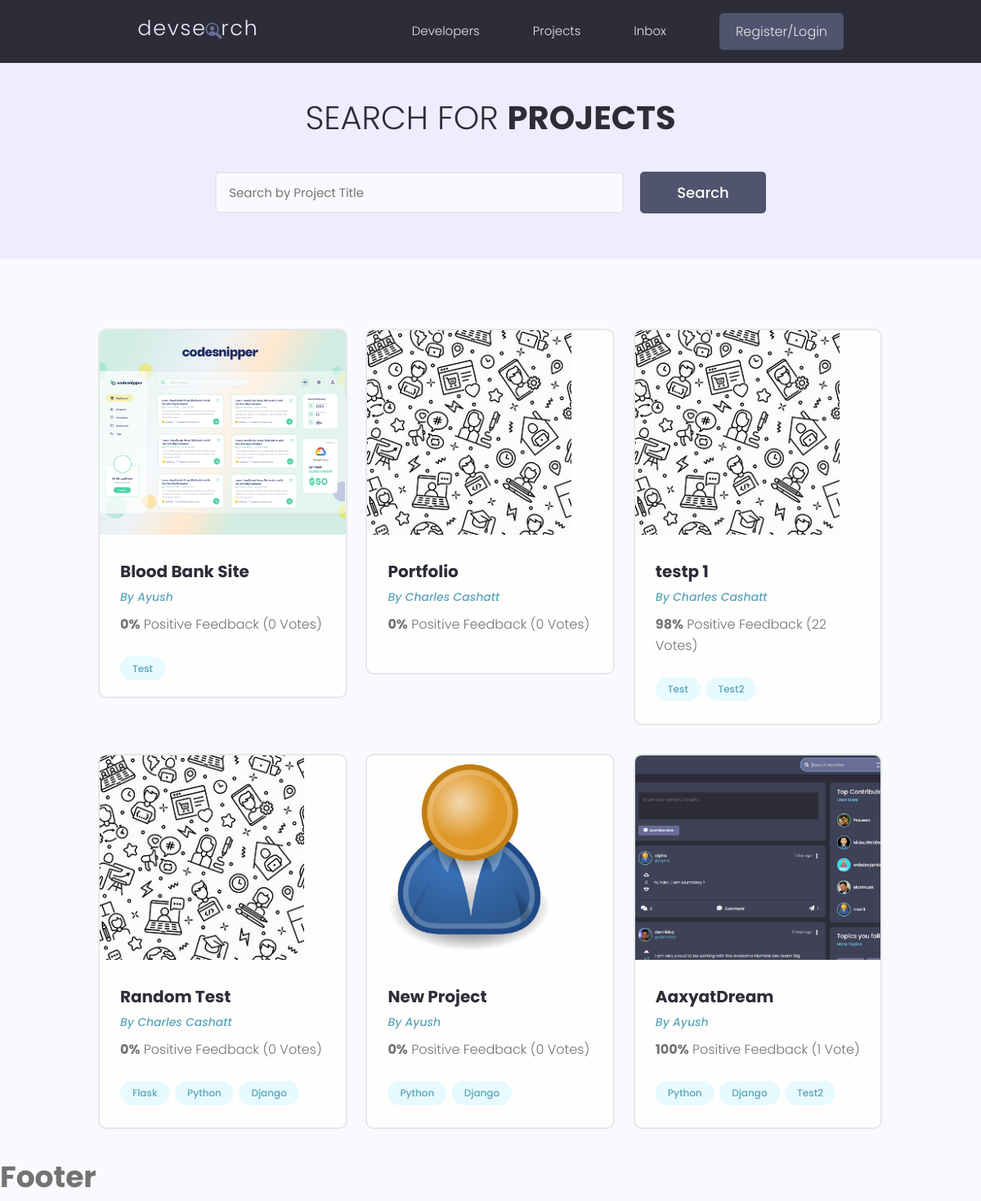
The page /projects/ on the database as committed earlier.
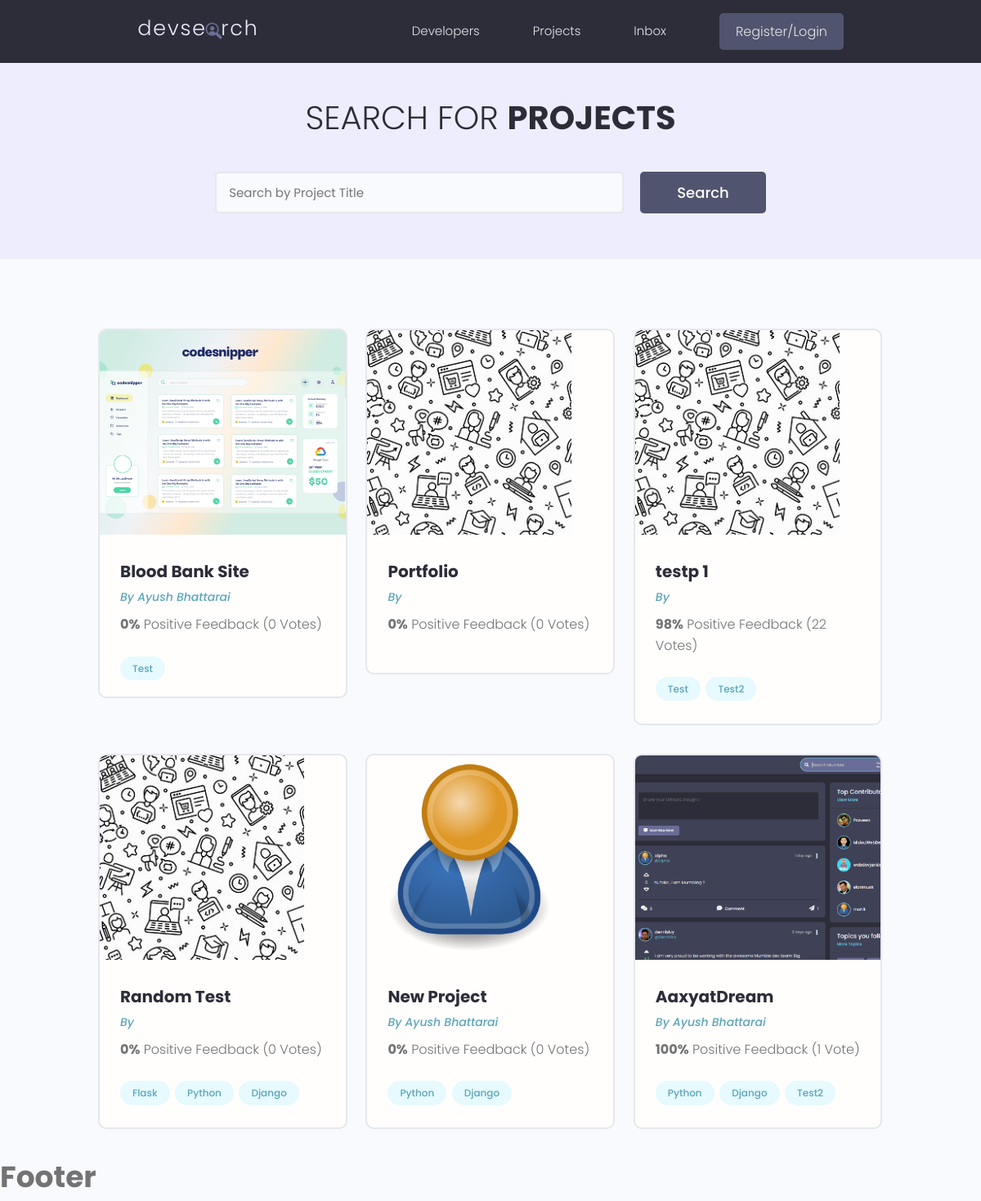
The same page on the database as committed later.
### projects/models.py (models this page shows, shortened)
class Project(models.Model):
    owner = models.ForeignKey(Profile, null=True, blank=True, on_delete=models.SET_NULL)
    id = models.UUIDField(default=uuid4, unique=True, primary_key=True, editable=False)
    title = models.CharField(max_length=255)
    description = models.TextField(blank=True, null=True, max_length=10000)
    featured_image = models.ImageField(null=True,blank=True, default="pattern.jpg")
    demo_link = models.CharField(max_length=2000, null=True, blank=True)
    source_link = models.CharField(max_length=2000, null=True, blank=True)
    created_at = models.DateTimeField(auto_now_add=True)
    tags = models.ManyToManyField('Tag', blank=True)
    vote_total = models.IntegerField(default=0,null=True, blank=True)
    vote_ratio = models.IntegerField(default=0,null=True, blank=True)

### users/models.py (models this page shows, shortened)
class Profile(models.Model):
    id = models.UUIDField(default=uuid4, unique=True, primary_key=True, editable=False)
    created_at = models.DateTimeField(auto_now_add=True)
    user = models.OneToOneField(User, on_delete=models.CASCADE, null=True, blank=True)
    name = models.CharField(max_length=200, blank=True, null=True)
    email = models.EmailField(max_length=500,blank=True,null=True)
    username = models.CharField(max_length=200, blank=True, null=True)
    location = models.CharField(max_length=200, blank=True, null=True)
    short_intro = models.CharField(max_length=200)
    bio = models.TextField(blank=True, null=True)
    profile_image = models.ImageField(null=True, blank=True, upload_to="profile/", default="profile/user-default.png")
    social_github = models.CharField(max_length=200, blank=True, null=True)
    social_youtube = models.CharField(max_length=200, blank=True, null=True)
    social_twitter = models.CharField(max_length=200, blank=True, null=True)
    social_linkedin = models.CharField(max_length=200, blank=True, null=True)
    social_website = models.CharField(max_length=200, blank=True, null=True)

### projects/views.py (the view)
# urls.py: path('projects/', include('projects.urls')),
def projects(request):
    projects = Project.objects.all()
    context = {"projects": projects}
    return render(request, "projects/projects.html", context)

### projects/models.py (called while the page is built)
    def __str__(self):
        return self.name

### projects/templates/projects/projects.html (shortened to what this page needs)
{% extends "base.html" %}
{% block content %}
  <main class="projects">
    <section class="hero-section text-center">
      <div class="container container--narrow">
        <div class="hero-section__box">
          <h2>Search for <span>Projects</span></h2>
        </div>
        <div class="hero-section__search">
          <form class="form" action="#" method="get">
            <div class="form__field">
              <input class="input input--text" id="formInput#search" type="text" name="text"
                placeholder="Search by Project Title" />
            </div>
            <input class="btn btn--sub btn--lg" type="submit" value="Search" />
          </form>
        </div>
      </div>
    </section>
    <section class="projectsList">
      <div class="container">
        <div class="grid grid--three">
            {% for project in projects %}
          <div class="column">
            <div class="card project">
              <a href="{% url 'project' project.id %}" class="project">
                <img class="project__thumbnail" src="{{ project.featured_image.url }}" alt="project thumbnail" />
                <div class="card__body">
                  <h3 class="project__title">{{ project.title }}</h3>
                  <p><a class="project__author" href="{% url 'user-profile' project.owner.id %}">By {{ project.owner.name }}</a></p>
                  <p class="project--rating">
                    <span style="font-weight: bold;">{{ project.vote_ratio }}%</span> Positive
                    Feedback ({{ project.vote_total }} Vote{{ project.vote_total| pluralize:"s" }})
                  </p>
                  <div class="project__tags">
                      {% for item in project.tags.all %}
                    <span class="tag tag--pill tag--main">
                      <small>{{ item }}</small>
                    </span>
                    {% endfor %}
                  </div>
                </div>
              </a>
            </div>
          </div>
            {% endfor %}
        </div>
      </div>
    </section>
  </main>
{% endblock %}

Rows that differ between the two databases and show on the page:
changed through a linked row, Project "Blood Bank Site": owner.name "Ayush" → "Ayush Bhattarai"
changed Project "Portfolio": owner.name "Charles Cashatt" → (not shown)
changed Project "testp 1": owner.name "Charles Cashatt" → (not shown)
changed Project "Random Test": owner.name "Charles Cashatt" → (not shown)
changed through a linked row, Project "New Project": owner.name "Ayush" → "Ayush Bhattarai"
changed through a linked row, Project "AaxyatDream": owner.name "Ayush" → "Ayush Bhattarai"
